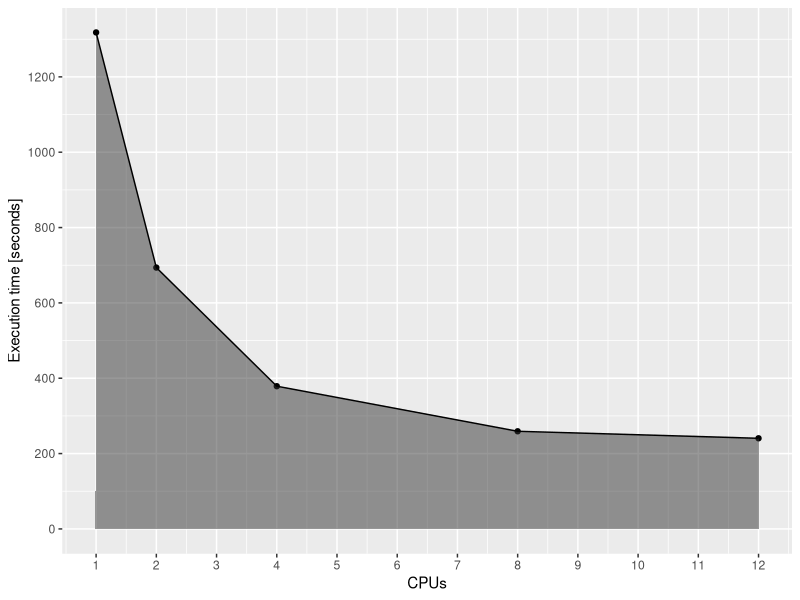
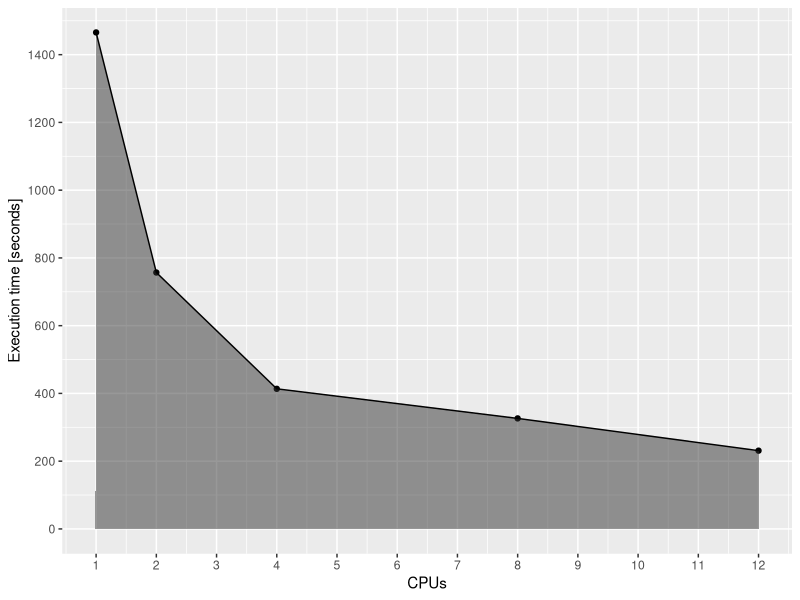
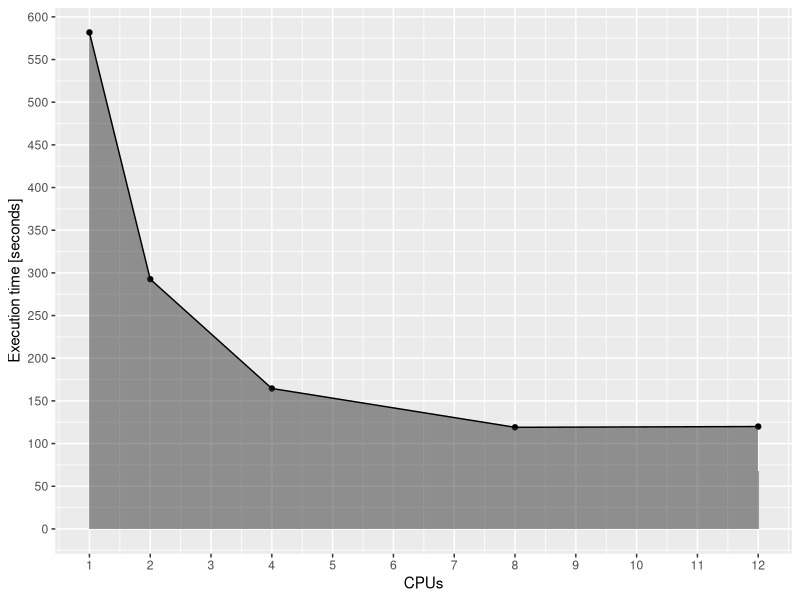

Here is the R script that generated these plots, in order:
## ---- chunk 1
knitr::opts_chunk$set(
  collapse = TRUE,
  comment = "#>",
  fig.path = "inst/figures/benchmarks-",
  dpi = 300, 
  fig.height = 4,
  fig.width = 7
)
## ---- chunk 2
times_df <- data.frame(cpus = c(1, 2, 4, 8, 12),
                       times = c(1318.007, 693.736, 378.848, 259.177, 240.585))
knitr::kable(times_df, col.names = c("CPUs", "Time [s]"))
ggplot2::qplot(cpus, times, data = times_df) + 
            ggplot2::geom_area(alpha = 0.5) + 
            ggplot2::geom_line() + 
            ggplot2::labs(x = "CPUs", y = "Execution time [seconds]") +
            ggplot2::scale_x_continuous(breaks = 1:max(times_df$cpus)) + 
            ggplot2::scale_y_continuous(breaks = scales::pretty_breaks(10))
## ---- chunk 3
times_df <- data.frame(cpus = c(1, 2, 4, 8, 12),
                       times = c(1465.608, 756.902, 413.547, 326.225, 231.002))
knitr::kable(times_df, col.names = c("CPUs", "Time [s]"))
ggplot2::qplot(cpus, times, data = times_df) + 
            ggplot2::geom_area(alpha = 0.5) + 
            ggplot2::geom_line() + 
            ggplot2::labs(x = "CPUs", y = "Execution time [seconds]") +
            ggplot2::scale_x_continuous(breaks = 1:max(times_df$cpus)) + 
            ggplot2::scale_y_continuous(breaks = scales::pretty_breaks(10))
## ---- chunk 4
times_df <- data.frame(cpus = c(1, 2, 4, 8, 12),
                       times = c(581.771, 292.639, 164.557, 119.054, 119.959))

knitr::kable(times_df, col.names = c("CPUs", "Time [s]"))
ggplot2::qplot(cpus, times, data = times_df) + 
            ggplot2::geom_area(alpha = 0.5) + 
            ggplot2::geom_line() + 
            ggplot2::labs(x = "CPUs", y = "Execution time [seconds]") +
            ggplot2::scale_x_continuous(breaks = 1:max(times_df$cpus)) + 
            ggplot2::scale_y_continuous(breaks = scales::pretty_breaks(10))
